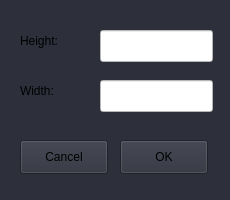
<?xml version="1.0" encoding="UTF-8"?>
<ui version="4.0">
 <class>OptionsForNewFile</class>
 <widget class="QWidget" name="OptionsForNewFile">
  <property name="geometry">
   <rect>
    <x>0</x>
    <y>0</y>
    <width>230</width>
    <height>200</height>
   </rect>
  </property>
  <property name="minimumSize">
   <size>
    <width>230</width>
    <height>200</height>
   </size>
  </property>
  <property name="maximumSize">
   <size>
    <width>230</width>
    <height>200</height>
   </size>
  </property>
  <property name="windowTitle">
   <string>Form</string>
  </property>
  <property name="styleSheet">
   <string notr="true">background-color: rgb(45, 48, 59);</string>
  </property>
  <widget class="QPushButton" name="Cancel">
   <property name="geometry">
    <rect>
     <x>20</x>
     <y>140</y>
     <width>88</width>
     <height>34</height>
    </rect>
   </property>
   <property name="text">
    <string>Cancel</string>
   </property>
  </widget>
  <widget class="QPushButton" name="OK">
   <property name="geometry">
    <rect>
     <x>120</x>
     <y>140</y>
     <width>88</width>
     <height>34</height>
    </rect>
   </property>
   <property name="text">
    <string>OK</string>
   </property>
  </widget>
  <widget class="QLabel" name="label">
   <property name="geometry">
    <rect>
     <x>20</x>
     <y>30</y>
     <width>71</width>
     <height>21</height>
    </rect>
   </property>
   <property name="text">
    <string>Height:</string>
   </property>
  </widget>
  <widget class="QLabel" name="label_2">
   <property name="geometry">
    <rect>
     <x>20</x>
     <y>80</y>
     <width>71</width>
     <height>21</height>
    </rect>
   </property>
   <property name="text">
    <string>Width:</string>
   </property>
  </widget>
  <widget class="QLineEdit" name="Height">
   <property name="geometry">
    <rect>
     <x>100</x>
     <y>30</y>
     <width>113</width>
     <height>32</height>
    </rect>
   </property>
   <property name="styleSheet">
    <string notr="true">background-color: rgb(255, 255, 255);</string>
   </property>
  </widget>
  <widget class="QLineEdit" name="Width">
   <property name="geometry">
    <rect>
     <x>100</x>
     <y>80</y>
     <width>113</width>
     <height>32</height>
    </rect>
   </property>
   <property name="styleSheet">
    <string notr="true">background-color: rgb(255, 255, 255);</string>
   </property>
  </widget>
 </widget>
 <resources/>
 <connections/>
</ui>
